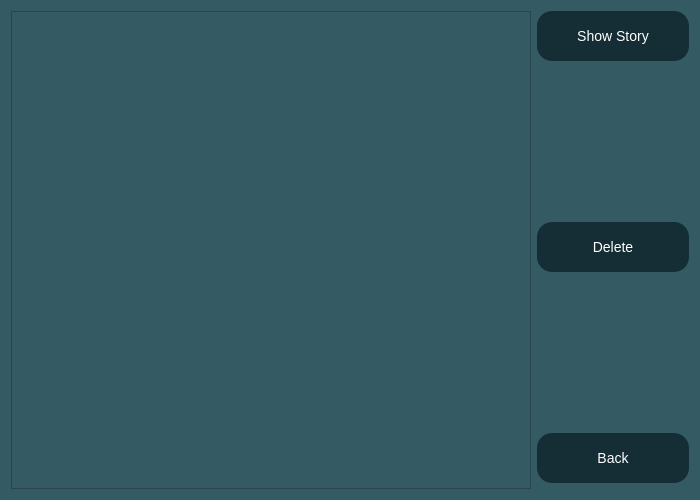
<?xml version="1.0" encoding="UTF-8"?>
<ui version="4.0">
 <class>ShowStories</class>
 <widget class="QWidget" name="ShowStories">
  <property name="geometry">
   <rect>
    <x>0</x>
    <y>0</y>
    <width>700</width>
    <height>500</height>
   </rect>
  </property>
  <property name="windowTitle">
   <string>Stories</string>
  </property>
  <property name="styleSheet">
   <string notr="true">background:rgb(52, 91, 99);</string>
  </property>
  <layout class="QHBoxLayout" name="horizontalLayout">
   <item>
    <widget class="QListWidget" name="listWidget">
     <property name="enabled">
      <bool>true</bool>
     </property>
     <property name="maximumSize">
      <size>
       <width>520</width>
       <height>16777215</height>
      </size>
     </property>
     <property name="styleSheet">
      <string notr="true">background:rgb(52, 91, 99);</string>
     </property>
     <property name="verticalScrollMode">
      <enum>QAbstractItemView::ScrollPerPixel</enum>
     </property>
    </widget>
   </item>
   <item>
    <layout class="QVBoxLayout" name="verticalLayout">
     <property name="leftMargin">
      <number>0</number>
     </property>
     <property name="bottomMargin">
      <number>6</number>
     </property>
     <item>
      <widget class="QPushButton" name="pushButton_2">
       <property name="minimumSize">
        <size>
         <width>0</width>
         <height>50</height>
        </size>
       </property>
       <property name="styleSheet">
        <string notr="true">background:rgb(21, 45, 53);
font:14px;
color:white;
border-radius:15px;
</string>
       </property>
       <property name="text">
        <string>Show Story</string>
       </property>
      </widget>
     </item>
     <item>
      <spacer name="verticalSpacer">
       <property name="orientation">
        <enum>Qt::Vertical</enum>
       </property>
       <property name="sizeHint" stdset="0">
        <size>
         <width>20</width>
         <height>40</height>
        </size>
       </property>
      </spacer>
     </item>
     <item>
      <widget class="QPushButton" name="pushButton_3">
       <property name="minimumSize">
        <size>
         <width>0</width>
         <height>50</height>
        </size>
       </property>
       <property name="styleSheet">
        <string notr="true">background:rgb(21, 45, 53);
font:14px;
color:white;
border-radius:15px;
</string>
       </property>
       <property name="text">
        <string>Delete</string>
       </property>
      </widget>
     </item>
     <item>
      <spacer name="verticalSpacer_2">
       <property name="orientation">
        <enum>Qt::Vertical</enum>
       </property>
       <property name="sizeHint" stdset="0">
        <size>
         <width>20</width>
         <height>40</height>
        </size>
       </property>
      </spacer>
     </item>
     <item>
      <widget class="QPushButton" name="pushButton">
       <property name="minimumSize">
        <size>
         <width>0</width>
         <height>50</height>
        </size>
       </property>
       <property name="styleSheet">
        <string notr="true">background:rgb(21, 45, 53);
font:14px;
color:white;
border-radius:15px;
</string>
       </property>
       <property name="text">
        <string>Back</string>
       </property>
      </widget>
     </item>
    </layout>
   </item>
  </layout>
 </widget>
 <resources/>
 <connections/>
</ui>
